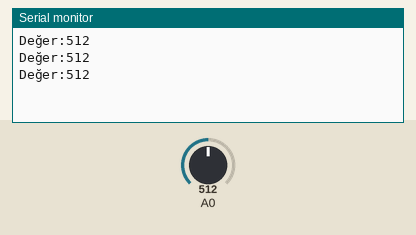
Simulated run of this sketch. Board: Arduino Uno, built with avr-gcc and run on an emulated ATmega328P. Shown: the last lines printed to the serial monitor. The inputs (shaded band) are chosen by the test bench; at power-on: A0 = 512.

Above: at 1.3 s.
1.4 s: A0 set to 716
At 1.9 s:
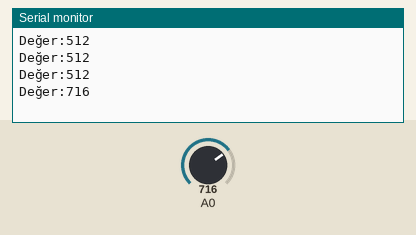
2.9 s: A0 set to 900
At 3.4 s:
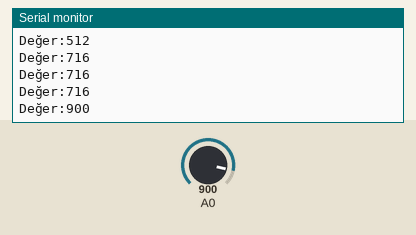
Timing chart, 0 to 5.9 s (numbered marks = the images above; inputs shaded):
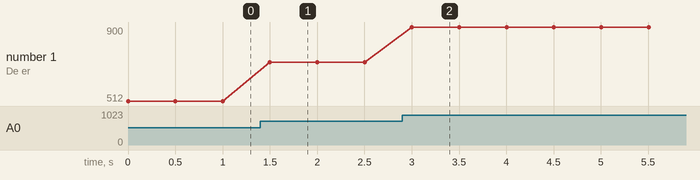

Measured:
- after the input at 1.4 s, the serial monitor: prints a new line after 0.10 s (image 1)
- after the input at 2.9 s, the serial monitor: prints a new line after 0.10 s (image 2)
- plotted number 1: 512 → 716 after the input at 1.4 s, 716 → 900 after the input at 2.9 s

The sketch:

BlueGrays.ino
```cpp
int deger;//deger Değişkenini Tanımladık
void setup() {
  Serial.begin(9600);
}
void loop() {
  deger = analogRead(A0); //Değer Okuduk
  Serial.print("Değer:");
  Serial.println(deger);
  delay(500);
}
```
